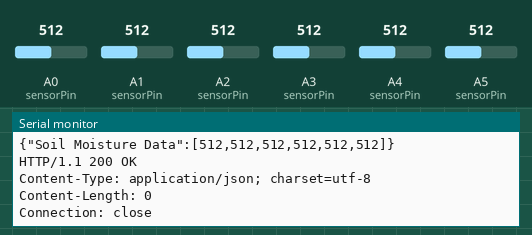
Recording of a sketch running on a simulated Arduino MKR. On the bench: the last lines printed to the serial monitor. The test bench sets the inputs (shaded band); at power-on: A0 (sensorPin) = 512, A1 (sensorPin) = 512, A2 (sensorPin) = 512, A3 (sensorPin) = 512, A4 (sensorPin) = 512, A5 (sensorPin) = 512. WiFi joins after 1.5 s; servers stay silent unless stated; uploads are accepted with an empty reply.

Above: at 2.7 s.
2.8 s: A0 (sensorPin) set to 716
At 3.15 s:
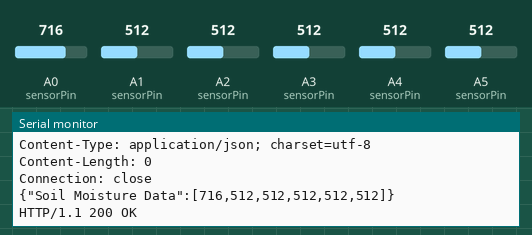
4.6 s: A1 (sensorPin) set to 716
At 4.6 s:
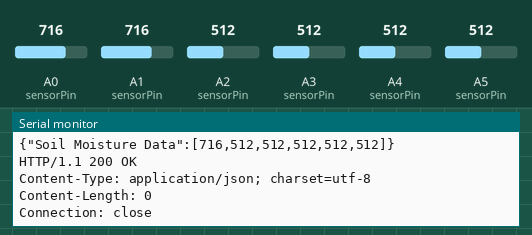
6.4 s: A2 (sensorPin) set to 716
8.2 s: A3 (sensorPin) set to 716
At 9.78 s:
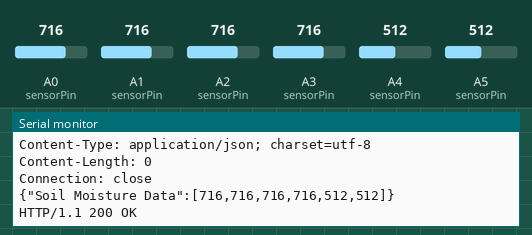
10.0 s: A4 (sensorPin) set to 716
At 11.6 s:
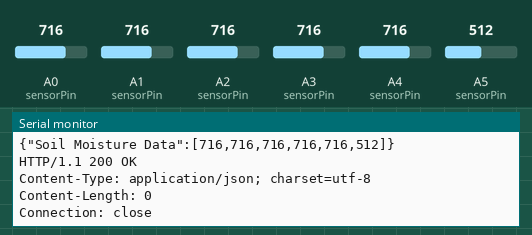

The sketch:

Slave.ino
```cpp
#include <WiFi101.h>
#include <ArduinoJson.h>

// WiFi settings
#define ssid "ZBC-E-CH-SKP019 0986"
#define pass "710%dK14"

// Server settings
#define ip "192.168.137.29"
#define port 63584

char deviceName[] = "Arduino";
//Soil sensor settings
int sensorPower[6] = {7,8,9,10,11,12};
int sensorPin[6] = {A0,A1,A2,A3,A4,A5};

void setup() {
  Serial.begin(9600);
  setupSoilSensor();

  //Connect to WiFi
  WiFi.hostname(deviceName);
  WiFi.begin(ssid, pass);
  //Check WiFi connection status
  while (WiFi.status() != WL_CONNECTED) {
    Serial.println("Connecting to WiFi...");
    delay(5000);
    WiFi.begin(ssid, pass);
    if (WiFi.status() == WL_CONNECTED) {
      Serial.println("Connected!!");
    }
  }
}

void loop() {
  //Check WiFi connection status
  if (WiFi.status() == WL_CONNECTED) {
    WiFiClient http;
    //Connect to server
    http.connect(ip, port);
    //Check connection status
    if (http.connected()) {
      //Create JSON object to send to server
      StaticJsonDocument<200> doc;
      JsonArray data = doc.createNestedArray("Soil Moisture Data");
      //Read data from soil sensor and add to JSON object
      for (int i = 0; i < 6; i++) {
        data.add(readDataFromSoilSensor(sensorPower[i],sensorPin[i]));
      }
      //Convert JSON object to string
      String json;
      serializeJson(doc, json);
      //Send HTTP request to server
      http.println("POST / HTTP/1.1");
      http.println("Host: " + String(ip));
      http.println("Content-Type: application/json");
      http.println("Content-Length: " + String(json.length()));
      http.println("Accept-Encoding: gzip, deflate, br");
      http.println("Accept: */*");
      http.println("Connection: keep-alive");
      http.print("\n");

      Serial.println(json);
      http.println(json);
      http.println();

      //Read response from server
      while (http.connected()) {
        String line = http.readStringUntil('\r');
        Serial.println(line);
      }
      //Close connection
      http.stop();
    }
  }
}

void setupSoilSensor()
{
  for (int i = 0; i < 6; i++) {
    //Set soil sensor power pin to output
    pinMode(sensorPower[i], OUTPUT);
    //Turn off soil sensor power
    digitalWrite(sensorPower[i], LOW);
  }
}
//Read data from soil sensor
int readDataFromSoilSensor(int sensorPowerPin, int sensorAnalogPin)
{
  //Turn on soil sensor power
  digitalWrite(sensorPowerPin, HIGH);
	delay(10);
  //Read soil sensor value
	int value = analogRead(sensorAnalogPin);
  //Turn off soil sensor power
	digitalWrite(sensorPowerPin, LOW);

  return value;
}
```

Measured:
- after the input at 2.8 s, the serial monitor: prints a new line after 0.29 s (image 1)
- after the input at 8.2 s, the serial monitor: prints a new line after 0.19 s (image 3)
- after the input at 10.0 s, the serial monitor: prints a new line after 1.0 s (image 4)
